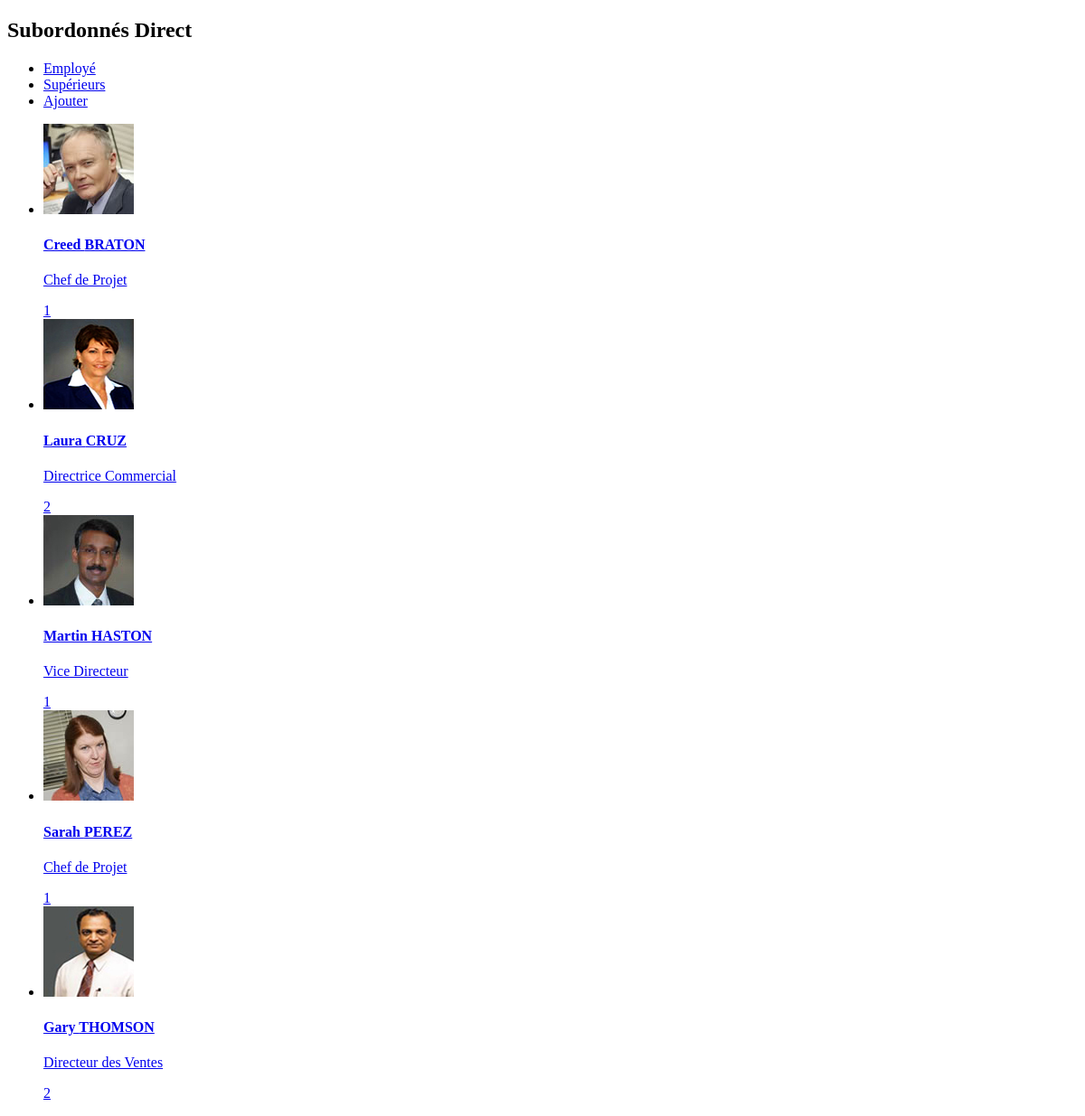
Page /employe_direct.php?subordoneID=1 on the committed database.
### tables this page shows
CREATE TABLE IF NOT EXISTS `employe` (
  `employe_id` int(11) NOT NULL AUTO_INCREMENT,
  `employe_nom` varchar(25) NOT NULL,
  `employe_prenom` varchar(25) NOT NULL,
  `employe_chef` int(11) DEFAULT NULL COMMENT 'id du superviseur',
  `employe_poste` int(11) NOT NULL,
  `employe_departement` varchar(50) NOT NULL,
  `employe_tel_bureau` varchar(10) DEFAULT NULL,
  `employe_port` varchar(10) DEFAULT NULL,
  `employe_mail` varchar(50) NOT NULL,
  `employe_ville` varchar(50) DEFAULT NULL,
  `employe_image` varchar(50) DEFAULT NULL,
  PRIMARY KEY (`employe_id`),
  KEY `employe_poste` (`employe_poste`)
) TYPE=InnoDB  AUTO_INCREMENT=14;

CREATE TABLE IF NOT EXISTS `fonction` (
  `id_fonction` int(11) NOT NULL AUTO_INCREMENT,
  `nom_fonction` varchar(50) NOT NULL,
  PRIMARY KEY (`id_fonction`),
  UNIQUE KEY `nom_fonction` (`nom_fonction`)
) TYPE=InnoDB  AUTO_INCREMENT=10;

### employe_direct.php (the view, shortened to what this page needs)
<!DOCTYPE HTML>
<html>
<head>
<link rel="stylesheet" href="css/style.css" />
<link rel="stylesheet" href="http://code.jquery.com/mobile/1.1.0/jquery.mobile-1.1.0.min.css" />
</head>
<body>
	<div data-role="page" id="employe_direct" data-add-back-btn="true" data-dom-cache="true">
		<header data-role="header">
    		<h2>Subordonnés Direct</h2>
            <div data-role="navbar" data-theme="a">
				<ul>
					<li><a href="index.php" data-pretch="true" data-icon="home">Employé</a></li>
					<li><a href="liste_superieur.php" data-pretch="true" data-icon="star">Supérieurs</a></li>
					<li><a href="ajout_employe.php" data-pretch="true" data-icon="gear">Ajouter</a></li>
				</ul>
			</div>
    	</header>
		<div data-role="content">
        	<ul data-role="listview" data-filter="true" data-inset="true">
            	<?php
					include 'includes/config.php';
					$sql = "SELECT e.employe_id, e.employe_prenom, e.employe_nom, f.nom_fonction, e.employe_image, count(r.employe_id) reportCount " .
							"FROM fonction f, employe e LEFT JOIN employe r ON r.employe_chef = e.employe_id " .
							"WHERE e.employe_chef = :subordoneID " .
							"AND e.employe_poste = f.id_fonction " .
							"GROUP BY e.employe_id ORDER BY e.employe_nom, e.employe_prenom ";
					try {
						$connexion->setAttribute(PDO::ATTR_ERRMODE, PDO::ERRMODE_EXCEPTION);
						$result = $connexion->prepare($sql);
						$result->bindParam("subordoneID", $_GET['subordoneID']);
						$result->execute();
						while($employe = $result->fetch(PDO::FETCH_OBJ)){
								echo "<li><a href='detail_employe.php?id=$employe->employe_id' data-transition='pop' data-pretch='true'>" .
										"<img src='pics/$employe->employe_image'/>" .
										"<h4>$employe->employe_prenom $employe->employe_nom</h4>" .
										"<p>$employe->nom_fonction</p>" .
									"<span class='ui-li-count'>$employe->reportCount</span></a></li>";
							}
					} catch(PDOException $e)
						{
        					echo $e->getMessage();
						}
				?>
            </ul>
    	</div>
</div>
</body>
</html>

### rows in the picture
employe: employe_image (picture), employe_prenom "Creed", employe_nom "BRATON", employe_poste.nom_fonction "Chef de Projet", reportCount "1"
employe: employe_image (picture), employe_prenom "Laura", employe_nom "CRUZ", employe_poste.nom_fonction "Directrice Commercial", reportCount "2"
employe: employe_image (picture), employe_prenom "Martin", employe_nom "HASTON", employe_poste.nom_fonction "Vice Directeur", reportCount "1"
employe: employe_image (picture), employe_prenom "Sarah", employe_nom "PEREZ", employe_poste.nom_fonction "Chef de Projet", reportCount "1"
employe: employe_image (picture), employe_prenom "Gary", employe_nom "THOMSON", employe_poste.nom_fonction "Directeur des Ventes", reportCount "2"
